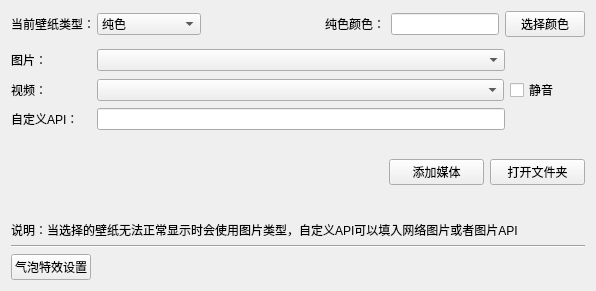
     <widget class="QWidget" name="tab">
      <attribute name="title">
       <string>壁纸</string>
      </attribute>
      <layout class="QVBoxLayout" name="verticalLayout_4">
       <item>
        <layout class="QHBoxLayout" name="horizontalLayout_13">
         <item>
          <widget class="QLabel" name="label">
           <property name="maximumSize">
            <size>
             <width>80</width>
             <height>32</height>
            </size>
           </property>
           <property name="text">
            <string>当前壁纸类型：</string>
           </property>
          </widget>
         </item>
         <item>
          <widget class="QComboBox" name="bg_type">
           <item>
            <property name="text">
             <string>纯色</string>
            </property>
           </item>
           <item>
            <property name="text">
             <string>图片</string>
            </property>
           </item>
           <item>
            <property name="text">
             <string>视频</string>
            </property>
           </item>
           <item>
            <property name="text">
             <string>每日Bing</string>
            </property>
           </item>
           <item>
            <property name="text">
             <string>Windows聚焦</string>
            </property>
           </item>
           <item>
            <property name="text">
             <string>ACG壁纸</string>
            </property>
           </item>
           <item>
            <property name="text">
             <string>自定义API</string>
            </property>
           </item>
          </widget>
         </item>
         <item>
          <spacer name="horizontalSpacer_9">
           <property name="orientation">
            <enum>Qt::Horizontal</enum>
           </property>
           <property name="sizeType">
            <enum>QSizePolicy::Preferred</enum>
           </property>
           <property name="sizeHint" stdset="0">
            <size>
             <width>118</width>
             <height>20</height>
            </size>
           </property>
          </spacer>
         </item>
         <item>
          <widget class="QLabel" name="label_51">
           <property name="maximumSize">
            <size>
             <width>60</width>
             <height>32</height>
            </size>
           </property>
           <property name="text">
            <string>纯色颜色：</string>
           </property>
          </widget>
         </item>
         <item>
          <widget class="QLineEdit" name="bgcolor">
           <property name="sizePolicy">
            <sizepolicy hsizetype="Fixed" vsizetype="Fixed">
             <horstretch>0</horstretch>
             <verstretch>0</verstretch>
            </sizepolicy>
           </property>
          </widget>
         </item>
         <item>
          <widget class="QPushButton" name="chosebgcolor">
           <property name="sizePolicy">
            <sizepolicy hsizetype="Fixed" vsizetype="Fixed">
             <horstretch>0</horstretch>
             <verstretch>0</verstretch>
            </sizepolicy>
           </property>
           <property name="text">
            <string>选择颜色</string>
           </property>
          </widget>
         </item>
        </layout>
       </item>
       <item>
        <spacer name="verticalSpacer_10">
         <property name="orientation">
          <enum>Qt::Vertical</enum>
         </property>
         <property name="sizeType">
          <enum>QSizePolicy::Fixed</enum>
         </property>
         <property name="sizeHint" stdset="0">
          <size>
           <width>20</width>
           <height>5</height>
          </size>
         </property>
        </spacer>
       </item>
       <item>
        <layout class="QHBoxLayout" name="horizontalLayout_11">
         <item>
          <widget class="QLabel" name="label_2">
           <property name="minimumSize">
            <size>
             <width>80</width>
             <height>0</height>
            </size>
           </property>
           <property name="maximumSize">
            <size>
             <width>80</width>
             <height>24</height>
            </size>
           </property>
           <property name="text">
            <string>图片：</string>
           </property>
          </widget>
         </item>
         <item>
          <widget class="QComboBox" name="bg_img"/>
         </item>
         <item>
          <spacer name="horizontalSpacer_10">
           <property name="orientation">
            <enum>Qt::Horizontal</enum>
           </property>
           <property name="sizeType">
            <enum>QSizePolicy::Fixed</enum>
           </property>
           <property name="sizeHint" stdset="0">
            <size>
             <width>80</width>
             <height>24</height>
            </size>
           </property>
          </spacer>
         </item>
        </layout>
       </item>
       <item>
        <layout class="QHBoxLayout" name="horizontalLayout_12">
         <item>
          <widget class="QLabel" name="label_3">
           <property name="minimumSize">
            <size>
             <width>80</width>
             <height>0</height>
            </size>
           </property>
           <property name="maximumSize">
            <size>
             <width>80</width>
             <height>24</height>
            </size>
           </property>
           <property name="text">
            <string>视频：</string>
           </property>
          </widget>
         </item>
         <item>
          <widget class="QComboBox" name="bg_vdo"/>
         </item>
         <item>
          <widget class="QCheckBox" name="bg_vdo_mute">
           <property name="enabled">
            <bool>true</bool>
           </property>
           <property name="sizePolicy">
            <sizepolicy hsizetype="Fixed" vsizetype="Fixed">
             <horstretch>0</horstretch>
             <verstretch>0</verstretch>
            </sizepolicy>
           </property>
           <property name="maximumSize">
            <size>
             <width>75</width>
             <height>24</height>
            </size>
           </property>
           <property name="text">
            <string>静音</string>
           </property>
           <property name="checked">
            <bool>false</bool>
           </property>
          </widget>
         </item>
        </layout>
       </item>
       <item>
        <layout class="QHBoxLayout" name="horizontalLayout_10">
         <item>
          <widget class="QLabel" name="label_4">
           <property name="minimumSize">
            <size>
             <width>80</width>
             <height>0</height>
            </size>
           </property>
           <property name="maximumSize">
            <size>
             <width>80</width>
             <height>24</height>
            </size>
           </property>
           <property name="text">
            <string>自定义API：</string>
           </property>
          </widget>
         </item>
         <item>
          <widget class="QLineEdit" name="bg_api">
           <property name="text">
            <string/>
           </property>
          </widget>
         </item>
         <item>
          <spacer name="horizontalSpacer_11">
           <property name="orientation">
            <enum>Qt::Horizontal</enum>
           </property>
           <property name="sizeType">
            <enum>QSizePolicy::Fixed</enum>
           </property>
           <property name="sizeHint" stdset="0">
            <size>
             <width>80</width>
             <height>10</height>
            </size>
           </property>
          </spacer>
         </item>
        </layout>
       </item>
       <item>
        <spacer name="verticalSpacer_6">
         <property name="orientation">
          <enum>Qt::Vertical</enum>
         </property>
         <property name="sizeType">
          <enum>QSizePolicy::Preferred</enum>
         </property>
         <property name="sizeHint" stdset="0">
          <size>
           <width>20</width>
           <height>23</height>
          </size>
         </property>
        </spacer>
       </item>
       <item>
        <layout class="QHBoxLayout" name="horizontalLayout_14">
         <item>
          <spacer name="horizontalSpacer_12">
           <property name="orientation">
            <enum>Qt::Horizontal</enum>
           </property>
           <property name="sizeType">
            <enum>QSizePolicy::Preferred</enum>
           </property>
           <property name="sizeHint" stdset="0">
            <size>
             <width>378</width>
             <height>20</height>
            </size>
           </property>
          </spacer>
         </item>
         <item>
          <widget class="QPushButton" name="add_file">
           <property name="maximumSize">
            <size>
             <width>100</width>
             <height>16777215</height>
            </size>
           </property>
           <property name="text">
            <string>添加媒体</string>
           </property>
          </widget>
         </item>
         <item>
          <widget class="QPushButton" name="open_file">
           <property name="maximumSize">
            <size>
             <width>100</width>
             <height>16777215</height>
            </size>
           </property>
           <property name="text">
            <string>打开文件夹</string>
           </property>
          </widget>
         </item>
        </layout>
       </item>
       <item>
        <spacer name="verticalSpacer">
         <property name="orientation">
          <enum>Qt::Vertical</enum>
         </property>
         <property name="sizeType">
          <enum>QSizePolicy::Preferred</enum>
         </property>
         <property name="sizeHint" stdset="0">
          <size>
           <width>20</width>
           <height>30</height>
          </size>
         </property>
        </spacer>
       </item>
       <item>
        <widget class="QLabel" name="label_18">
         <property name="text">
          <string>说明：当选择的壁纸无法正常显示时会使用图片类型，自定义API可以填入网络图片或者图片API</string>
         </property>
        </widget>
       </item>
       <item>
        <widget class="Line" name="line_2">
         <property name="orientation">
          <enum>Qt::Horizontal</enum>
         </property>
        </widget>
       </item>
       <item>
        <layout class="QHBoxLayout" name="horizontalLayout_15">
         <item>
          <widget class="QPushButton" name="star_Setting">
           <property name="sizePolicy">
            <sizepolicy hsizetype="Fixed" vsizetype="Fixed">
             <horstretch>0</horstretch>
             <verstretch>0</verstretch>
            </sizepolicy>
           </property>
           <property name="maximumSize">
            <size>
             <width>100</width>
             <height>16777215</height>
            </size>
           </property>
           <property name="text">
            <string>气泡特效设置</string>
           </property>
          </widget>
         </item>
         <item>
          <spacer name="horizontalSpacer_13">
           <property name="sizePolicy">
            <sizepolicy hsizetype="Expanding" vsizetype="Minimum">
             <horstretch>0</horstretch>
             <verstretch>0</verstretch>
            </sizepolicy>
           </property>
           <property name="orientation">
            <enum>Qt::Horizontal</enum>
           </property>
           <property name="sizeType">
            <enum>QSizePolicy::Expanding</enum>
           </property>
           <property name="sizeHint" stdset="0">
            <size>
             <width>338</width>
             <height>20</height>
            </size>
           </property>
          </spacer>
         </item>
        </layout>
       </item>
      </layout>
     </widget>
